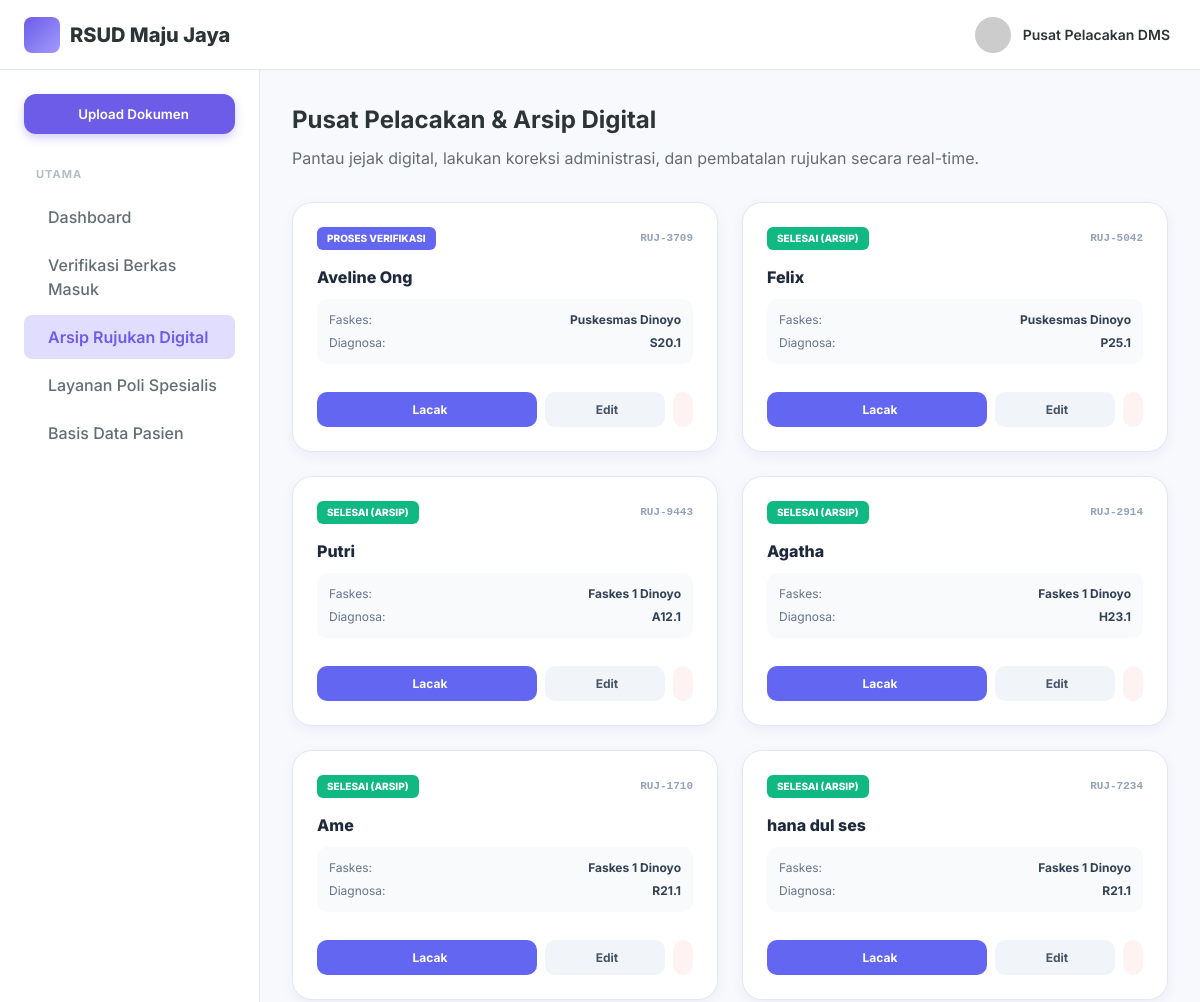
Before: /referral_explorer.php (upper part) with the older database file.
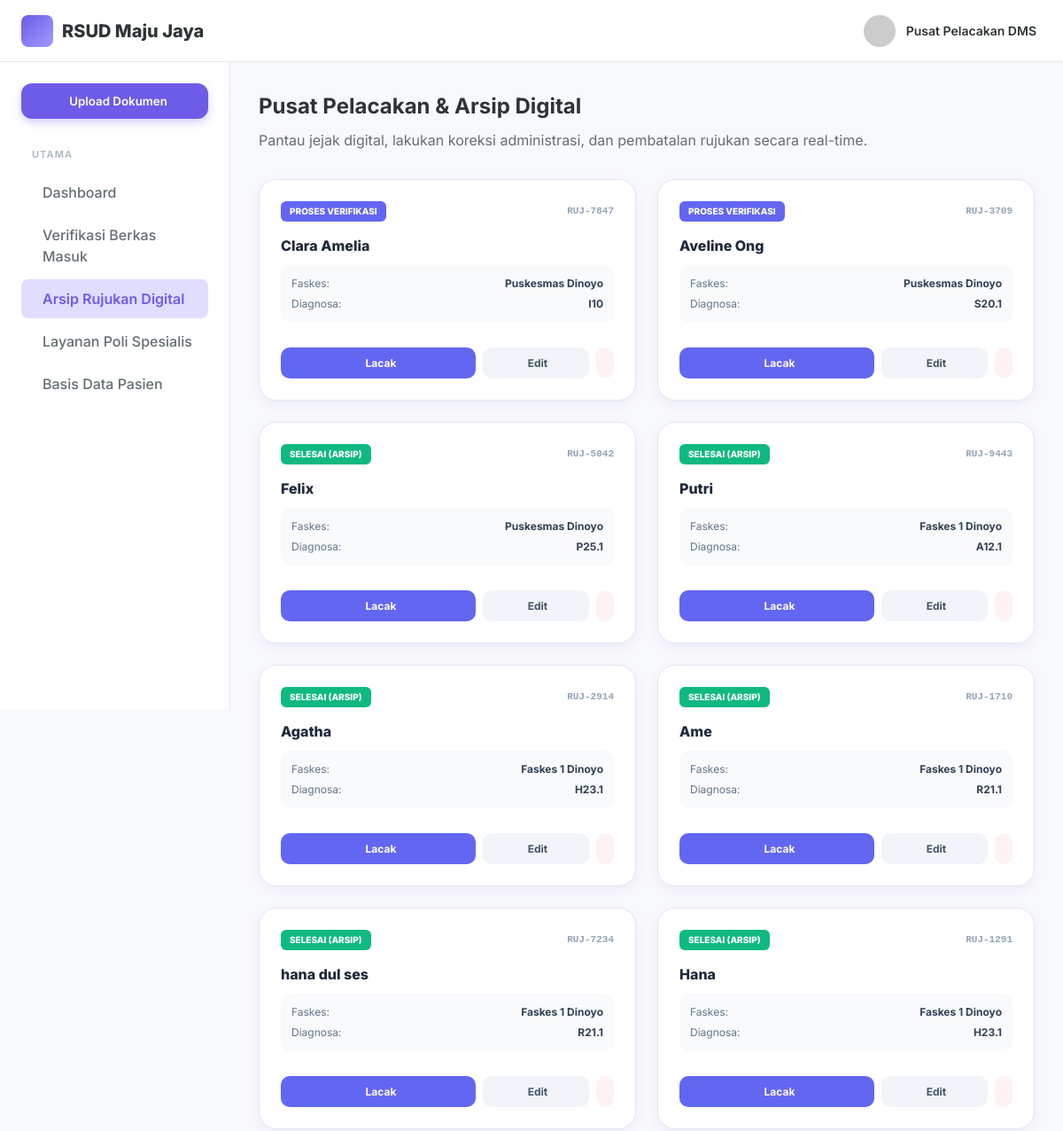
After: the same page with the newer database file.
### tables this page shows
CREATE TABLE referrals (
        id INTEGER PRIMARY KEY AUTOINCREMENT,
        referral_id TEXT UNIQUE NOT NULL,
        patient_name TEXT NOT NULL,
        patient_wa TEXT,
        faskes_wa TEXT,
        category TEXT,
        origin_faskes TEXT,
        insurance_type TEXT,
        card_number TEXT,
        diagnosis_initial TEXT,
        icd10 TEXT,
        therapy_initial TEXT,
        spec_diagnosis TEXT,
        follow_up_plan TEXT,
        letter_date TEXT,
        expiry_date TEXT,
        received_date TEXT,
        replied_at DATETIME,
        status_flow TEXT DEFAULT 'ENTRY',
        created_at DATETIME DEFAULT CURRENT_TIMESTAMP
    , faskes_kab_kota TEXT, faskes_tingkat TEXT, target_poli TEXT, target_kota TEXT, patient_status_peserta TEXT, medical_notes TEXT, doctor_name TEXT, birth_date TEXT, gender TEXT, is_deleted INTEGER DEFAULT 0, faskes_alamat TEXT, faskes_telp TEXT, faskes_email TEXT);

### config.php (called while the page is built, shortened)
<?php
$db_file = __DIR__ . '/dms_hospital.sqlite';
try {
    $pdo = new PDO("sqlite:" . $db_file);
    $pdo->setAttribute(PDO::ATTR_ERRMODE, PDO::ERRMODE_EXCEPTION);
    $pdo->setAttribute(PDO::ATTR_DEFAULT_FETCH_MODE, PDO::FETCH_ASSOC);
    class SQLiteCompatibilityLayer {
        private $pdo;
        public function __construct($pdo) {
            $this->pdo = $pdo;
        }
        public function query($sql) {
            try {
                $stmt = $this->pdo->query($sql);
                return new SQLiteResultWrapper($stmt);
            } catch (PDOException $e) {
                die("Database Error: " . $e->getMessage() . " (SQL: $sql)");
            }
        }
    }
    class SQLiteResultWrapper {
        private $data = [];
        private $index = 0;
        public function __construct($stmt) {
            $this->stmt = $stmt;
            if ($stmt) {
                $all = $this->stmt->fetchAll();
                $this->num_rows = count($all);
                $this->data = $all;
                $this->index = 0;
            }
        }
        public function fetch_assoc() {
            if (isset($this->data[$this->index])) {
                return $this->data[$this->index++];
            }
            return null;
        }
        public function data_seek($n) {
            $this->index = $n;
        }
    }
    $conn = new SQLiteCompatibilityLayer($pdo);
} catch (PDOException $e) {
    die("Koneksi SQLite Gagal: " . $e->getMessage());
}

### referral_explorer.php (the view, shortened to what the changed rows need)
<?php
require_once 'config.php';
$sql_docs = "SELECT * FROM referrals WHERE is_deleted = 0 ORDER BY created_at DESC";
$result = $conn->query($sql_docs);
if ($result->num_rows > 0) {
    $result->data_seek(0);
}
?>
<!DOCTYPE html>
<html lang="id">
<head>
    <link rel="stylesheet" href="styles.css">
</head>
<body>
    <div class="app-container">
        <div class="main-layout">
            <main class="content-area">
                <h1 class="page-title">Pusat Pelacakan & Arsip Digital</h1>
                <div style="display: grid; grid-template-columns: repeat(auto-fill, minmax(320px, 1fr)); gap: 24px; margin-top: 32px;">
                    <?php if ($result->num_rows > 0): ?>
                        <?php while($row = $result->fetch_assoc()):
                            $status = $row['status_flow'];
                            $badge_color = ($status == 'REPLIED') ? '#10b981' : (($status == 'VERIFY') ? '#f59e0b' : '#6366f1');
                            $status_text = ($status == 'REPLIED') ? 'SELESAI (ARSIP)' : (($status == 'VERIFY') ? 'DI POLI SPESIALIS' : 'PROSES VERIFIKASI');
                        ?>
                            <div class="card" style="padding: 24px; border-radius: 20px; display: flex; flex-direction: column; justify-content: space-between; min-height: 250px;">
                                <div>
                                    <div style="display: flex; justify-content: space-between; align-items: center; margin-bottom: 15px;">
                                        <span style="font-size: 10px; font-weight: 800; color: white; background: <?= $badge_color ?>; padding: 4px 10px; border-radius: 6px;"><?= $status_text ?></span>
                                        <span style="font-size: 11px; color: #94a3b8; font-family: monospace; font-weight: 700;"><?= $row['referral_id'] ?></span>
                                    </div>
                                    <h3 style="font-weight: 800; font-size: 16px; margin-bottom: 4px; color: #1e293b;"><?= $row['patient_name'] ?></h3>
                                    <div style="background: #f8fafc; padding: 12px; border-radius: 10px; font-size: 12px; margin-bottom: 20px; margin-top: 10px;">
                                        <div style="display: flex; justify-content: space-between; margin-bottom: 5px;">
                                            <span style="color: #64748b;">Faskes:</span>
                                            <span style="font-weight: 700; color: #334155;"><?= $row['origin_faskes'] ?></span>
                                        </div>
                                        <div style="display: flex; justify-content: space-between;">
                                            <span style="color: #64748b;">Diagnosa:</span>
                                            <span style="font-weight: 700; color: #334155;"><?= $row['icd10'] ?></span>
                                        </div>
                                    </div>
                                </div>
                                <div style="display: flex; gap: 8px;">
                                    <button onclick="traceDocument('<?= $row['referral_id'] ?>', '<?= $row['patient_name'] ?>')" style="flex: 2; padding: 10px; background: #6366f1; color: white; border: none; border-radius: 10px; font-weight: 700; cursor: pointer; display: flex; align-items: center; justify-content: center; gap: 6px; font-size: 12px;">
                                        <i class="ph ph-magnifying-glass"></i> Lacak
                                    </button>
                                    <button onclick="openEditModal('<?= $row['referral_id'] ?>')" style="flex: 1; padding: 10px; background: #f1f5f9; color: #475569; border: none; border-radius: 10px; font-weight: 700; cursor: pointer; display: flex; align-items: center; justify-content: center; gap: 4px; font-size: 12px;" title="Koreksi Data Rujukan">
                                        <i class="ph ph-pencil-simple"></i> Edit
                                    </button>
                                    <a href="referral_explorer.php?delete_id=<?= $row['referral_id'] ?>" onclick="return confirm('Apakah Anda yakin ingin membatalkan rujukan ini? Pembatalan akan dicatat ke dalam audit trail.')" style="padding: 10px; background: #fef2f2; color: #ef4444; border: none; border-radius: 10px; font-weight: 700; display: flex; align-items: center; justify-content: center; text-decoration: none;" title="Batalkan Rujukan">
                                    </a>
                                </div>
                            </div>
                        <?php endwhile; ?>
                    <?php else: ?>
                        <div style="grid-column: 1 / -1; text-align: center; padding: 60px; color: #cbd5e1; font-weight: 500;">Belum ada arsip rujukan terdaftar.</div>
                    <?php endif; ?>
                </div>
            </main>
        </div>
    </div>
</body>
</html>

Changed rows visible on the page:
added referrals: status_flow "PROSES VERIFIKASI", referral "RUJ-7847", patient_name "Clara Amelia", origin_faskes "Puskesmas Dinoyo", icd10 "I10"
now on this page (row unchanged): referrals: status_flow "SELESAI (ARSIP)", referral "RUJ-1291", patient_name "Hana", origin_faskes "Faskes 1 Dinoyo", icd10 "H23.1"
